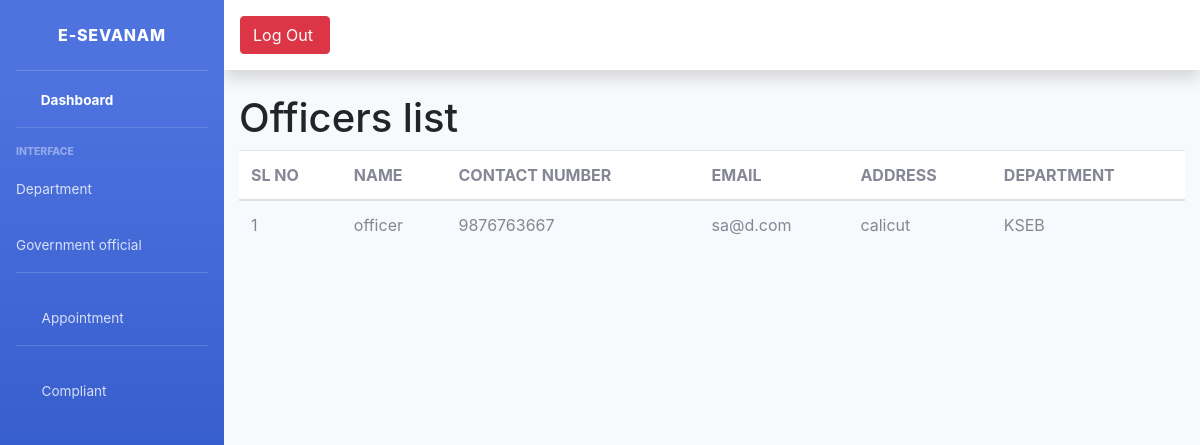
/viewgov, run on an earlier commit of the app's database.
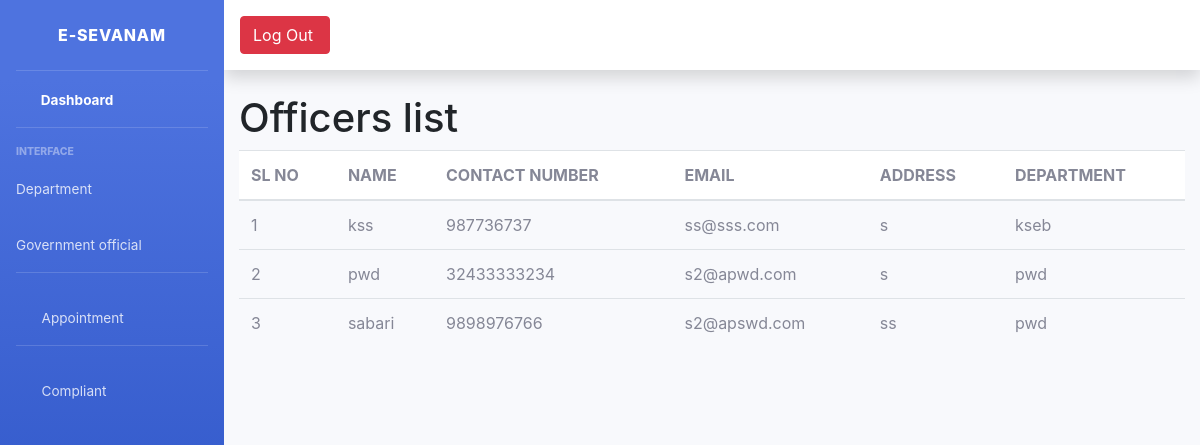
And on a later commit of the database.
### manageapp1/models.py (models this page shows, shortened)
class Government(models.Model):
    user= models.OneToOneField(Login,on_delete=models.CASCADE,related_name='govt')
    name= models.CharField(max_length=100)
    contact_number=models.CharField(max_length=100)
    email =models.EmailField()
    address= models.TextField(max_length=200)
    department= models.ForeignKey(Department, on_delete=models.DO_NOTHING)

class Department(models.Model):
    name= models.CharField(max_length=200)
    place= models.CharField(max_length=200)
    contact_number= models.CharField(max_length=100)
    email= models.EmailField()
    def __str__(self):
        return self.name

### manageapp1/admin_views.py (the view)
# urls.py: path('viewgov', admin_views.viewgov, name="viewgov"),
def viewgov(request):
    data = Government.objects.all()
    return render(request, "table.html", {'data': data})

### templates/table.html (shortened to what this page needs)
<!doctype html>
{% extends "base.html" %}
{% block content %}
<h1>Officers list</h1>
 <head>
    <link rel="stylesheet" href="https://stackpath.bootstrapcdn.com/bootstrap/4.1.3/css/bootstrap.min.css">
    <table class="table">
  <thead class="table table-striped">
    <tr>
      <th scope="col">SL NO</th>
      <th scope="col">NAME</th>
      <th scope="col">CONTACT NUMBER</th>
      <th scope="col">EMAIL</th>
        <th scope="col">ADDRESS</th>
        <th scope="col">DEPARTMENT</th>
    </tr>
  </thead>
  <tbody>
  {% for i in data %}
    <tr>
        <td>{{forloop.counter}}</td>
        <td>{{i.name}}</td>
        <td>{{i.contact_number}}</td>
        <td>{{i.email}}</td>
        <td>{{i.address}}</td>
        <td>{{i.department}}</td>
  {% endfor %}
    </tr>
  </tbody>
{% endblock %}

What changed in the data, as far as the page shows it:
changed Government: name "officer" → "kss"; contact_number "9876763667" → "987736737"; email "sa@d.com" → "ss@sss.com"; address "calicut" → "s"; department "KSEB" → "kseb"
added Government: name "pwd", contact_number "32433333234", email "s2@apwd.com", address "s", department "pwd"
added Government: name "sabari", contact_number "9898976766", email "s2@apswd.com", address "ss", department "pwd"
